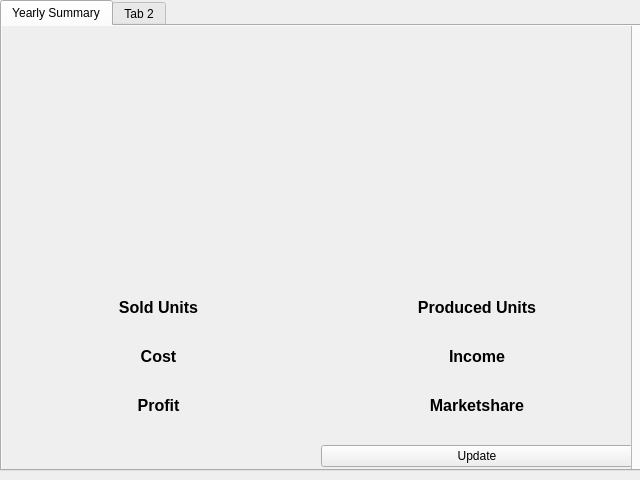
<?xml version="1.0" encoding="UTF-8"?>
<ui version="4.0">
 <class>Summary</class>
 <widget class="QWidget" name="Summary">
  <property name="geometry">
   <rect>
    <x>0</x>
    <y>0</y>
    <width>640</width>
    <height>480</height>
   </rect>
  </property>
  <property name="windowTitle">
   <string>Summary</string>
  </property>
  <widget class="QTabWidget" name="tabWidget">
   <property name="geometry">
    <rect>
     <x>0</x>
     <y>0</y>
     <width>641</width>
     <height>471</height>
    </rect>
   </property>
   <property name="currentIndex">
    <number>0</number>
   </property>
   <widget class="QWidget" name="tab">
    <attribute name="title">
     <string>Yearly Summary</string>
    </attribute>
    <widget class="QScrollArea" name="scrollArea">
     <property name="geometry">
      <rect>
       <x>-1</x>
       <y>-1</y>
       <width>631</width>
       <height>451</height>
      </rect>
     </property>
     <property name="widgetResizable">
      <bool>true</bool>
     </property>
     <widget class="QWidget" name="scrollAreaWidgetContents">
      <property name="geometry">
       <rect>
        <x>0</x>
        <y>0</y>
        <width>629</width>
        <height>449</height>
       </rect>
      </property>
      <widget class="QWidget" name="verticalLayoutWidget">
       <property name="geometry">
        <rect>
         <x>0</x>
         <y>0</y>
         <width>631</width>
         <height>441</height>
        </rect>
       </property>
       <layout class="QVBoxLayout" name="verticalLayout" stretch="3,0">
        <item>
         <widget class="QWidget" name="widget" native="true"/>
        </item>
        <item>
         <layout class="QGridLayout" name="gridLayout">
          <item row="2" column="1">
           <widget class="QLabel" name="lbl_tab1_produced">
            <property name="font">
             <font>
              <pointsize>12</pointsize>
              <weight>75</weight>
              <bold>true</bold>
             </font>
            </property>
            <property name="text">
             <string/>
            </property>
            <property name="alignment">
             <set>Qt::AlignCenter</set>
            </property>
           </widget>
          </item>
          <item row="4" column="1">
           <widget class="QLabel" name="lbl_tab1_income">
            <property name="font">
             <font>
              <pointsize>12</pointsize>
              <weight>75</weight>
              <bold>true</bold>
             </font>
            </property>
            <property name="text">
             <string/>
            </property>
            <property name="alignment">
             <set>Qt::AlignCenter</set>
            </property>
           </widget>
          </item>
          <item row="6" column="0">
           <widget class="QLabel" name="lbl_tab1_profit">
            <property name="font">
             <font>
              <pointsize>12</pointsize>
              <weight>75</weight>
              <bold>true</bold>
             </font>
            </property>
            <property name="text">
             <string/>
            </property>
            <property name="alignment">
             <set>Qt::AlignCenter</set>
            </property>
           </widget>
          </item>
          <item row="5" column="1">
           <widget class="QLabel" name="lbl_txt_tab1_marketshare">
            <property name="font">
             <font>
              <pointsize>12</pointsize>
              <weight>75</weight>
              <bold>true</bold>
             </font>
            </property>
            <property name="text">
             <string>Marketshare</string>
            </property>
            <property name="alignment">
             <set>Qt::AlignCenter</set>
            </property>
           </widget>
          </item>
          <item row="6" column="1">
           <widget class="QLabel" name="lbl_tab1_marketshare">
            <property name="font">
             <font>
              <pointsize>12</pointsize>
              <weight>75</weight>
              <bold>true</bold>
             </font>
            </property>
            <property name="text">
             <string/>
            </property>
            <property name="alignment">
             <set>Qt::AlignCenter</set>
            </property>
           </widget>
          </item>
          <item row="3" column="0">
           <widget class="QLabel" name="lbl_txt_tab1_cost">
            <property name="font">
             <font>
              <pointsize>12</pointsize>
              <weight>75</weight>
              <bold>true</bold>
             </font>
            </property>
            <property name="text">
             <string>Cost</string>
            </property>
            <property name="alignment">
             <set>Qt::AlignCenter</set>
            </property>
           </widget>
          </item>
          <item row="3" column="1">
           <widget class="QLabel" name="lbl_txt_tab1_income">
            <property name="font">
             <font>
              <pointsize>12</pointsize>
              <weight>75</weight>
              <bold>true</bold>
             </font>
            </property>
            <property name="text">
             <string>Income</string>
            </property>
            <property name="alignment">
             <set>Qt::AlignCenter</set>
            </property>
           </widget>
          </item>
          <item row="4" column="0">
           <widget class="QLabel" name="lbl_tab1_cost">
            <property name="font">
             <font>
              <pointsize>12</pointsize>
              <weight>75</weight>
              <bold>true</bold>
             </font>
            </property>
            <property name="text">
             <string/>
            </property>
            <property name="alignment">
             <set>Qt::AlignCenter</set>
            </property>
           </widget>
          </item>
          <item row="5" column="0">
           <widget class="QLabel" name="lbl_txt_tab1_profit">
            <property name="font">
             <font>
              <pointsize>12</pointsize>
              <weight>75</weight>
              <bold>true</bold>
             </font>
            </property>
            <property name="text">
             <string>Profit</string>
            </property>
            <property name="alignment">
             <set>Qt::AlignCenter</set>
            </property>
           </widget>
          </item>
          <item row="1" column="0">
           <widget class="QLabel" name="lbl_txt_tab1_sold">
            <property name="font">
             <font>
              <pointsize>12</pointsize>
              <weight>75</weight>
              <bold>true</bold>
             </font>
            </property>
            <property name="text">
             <string>Sold Units</string>
            </property>
            <property name="alignment">
             <set>Qt::AlignCenter</set>
            </property>
           </widget>
          </item>
          <item row="1" column="1">
           <widget class="QLabel" name="lbl_txt_tab1_produced">
            <property name="font">
             <font>
              <pointsize>12</pointsize>
              <weight>75</weight>
              <bold>true</bold>
             </font>
            </property>
            <property name="text">
             <string>Produced Units</string>
            </property>
            <property name="alignment">
             <set>Qt::AlignCenter</set>
            </property>
           </widget>
          </item>
          <item row="2" column="0">
           <widget class="QLabel" name="lbl_tab1_sold">
            <property name="font">
             <font>
              <pointsize>12</pointsize>
              <weight>75</weight>
              <bold>true</bold>
             </font>
            </property>
            <property name="text">
             <string/>
            </property>
            <property name="alignment">
             <set>Qt::AlignCenter</set>
            </property>
           </widget>
          </item>
          <item row="7" column="1">
           <widget class="QPushButton" name="btn_tab1_update">
            <property name="text">
             <string>Update</string>
            </property>
           </widget>
          </item>
         </layout>
        </item>
       </layout>
      </widget>
     </widget>
    </widget>
   </widget>
   <widget class="QWidget" name="tab_2">
    <attribute name="title">
     <string>Tab 2</string>
    </attribute>
   </widget>
  </widget>
 </widget>
 <resources/>
 <connections/>
</ui>
